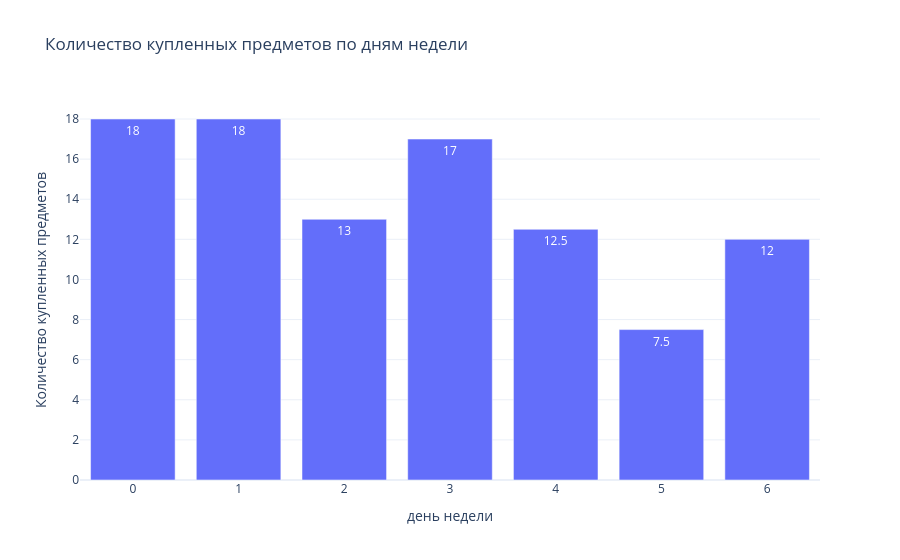

Notebook code cell kept with this figure:
### Markdown cell above
Аналогично, количество заказов несколько меньше по субботам.

### Code cell
create_bar (ecom_data_week,'day_of_week_first', 'quantity_sum_median',
             'Количество купленных предметов по дням недели','день недели',
             "Количество купленных предметов",color=None,color_map = None)

### Figure 1 — Plotly figure (JSON) as saved in the notebook; plotly's stock layout.template omitted (floating-point values rounded to 4 significant figures)
{"data": [{"alignmentgroup": "True", "hovertemplate": "day_of_week_first=%{x}<br>quantity_sum_median=%{text}<extra></extra>", "legendgroup": "", "marker": {"color": "#636efa", "pattern": {"shape": ""}}, "name": "", "offsetgroup": "", "orientation": "v", "showlegend": false, "text": [18, 18, 17, 13, 12.5, 12, 7.5], "textposition": "auto", "type": "bar", "x": [0, 1, 3, 2, 4, 6, 5], "xaxis": "x", "y": [18, 18, 17, 13, 12.5, 12, 7.5], "yaxis": "y"}], "layout": {"autosize": true, "barmode": "relative", "legend": {"tracegroupgap": 0}, "title": {"text": "Количество купленных предметов по дням недели"}, "xaxis": {"anchor": "y", "autorange": true, "domain": [0, 1], "range": [-0.5, 6.5], "title": {"text": "день недели"}, "type": "linear"}, "yaxis": {"anchor": "x", "autorange": true, "domain": [0, 1], "range": [0, 18.95], "title": {"text": "Количество купленных предметов"}, "type": "linear"}}}
